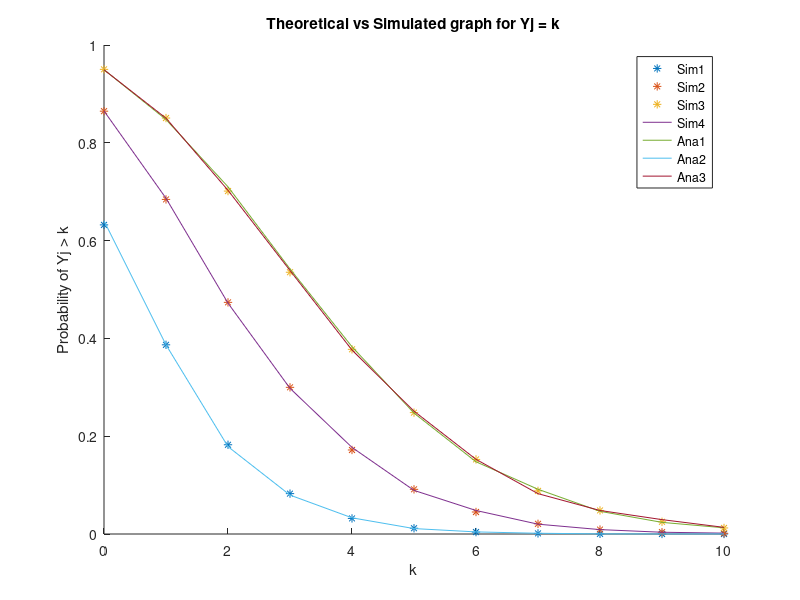

Reproduce this figure in MATLAB.
% Given Conditions
% lambda = [2, 3, 1, 3];         % Poisson intensities for each quarter
% p1 = 2/3;                      % Probability to claim 100,000
% p2 = 1/3;                      % Probability to claim $200,000
% N = 1000000;                   % Number of simulations
% 
% for i = 1:size(lambda)
% 
%     Nj = poissrnd(lambda(i),[N 4]);
% 
%     X = rand(size(Nj));
%     X(Nj==0) = 0;
%     X(Nj~=0 & X <= p1) = 1;
%     X(Nj~=0 & X > p1 & X <= (p1+p2)) = 2;
%     X(Nj~=0 & X > (p1+p2)) = 0;
% 
%     % aggregate of claims
%     Yj = sum(X, 2);
% 
%     % Probabilities of Yj = k
%     k_values = 0:10;  %k = 0, 1, ..., 10
%     P_Yj_k = zeros(size(k_values));
%     for j = 1:length(k_values)
%         count = sum(Yj == k_values(j));
%         P_Yj_k(j) = count/N;
%     end 
% end
p=1/3;
hold on
for k=0:10
    for lambda = 1:3
        prob_theory(k+1,lambda) = p^k*(1-p)^(-k)*exp(-lambda);
        sum = 0;
        for n=ceil(k/2):k
            sum = sum + (p^(-n)*(lambda*(1-p)^2)^n)/(factorial(k-n)*factorial(2*n-k));
        end
        if k==0
            continue
        end
        prob_theory(k+1,lambda) = prob_theory(k,lambda)+prob_theory(k+1,lambda)*sum;
    end
end
prob_theory = 1 - prob_theory;
plot(0:10,prob_theory,"*")

clear
clc
t=10;
N=10^4;
for lambda=[2,3,1,3]  
    time_dep=zeros(t,1);
    for claim_amt=0:t
        
        claims=zeros(1,N);
        
        for i=1:N
            n=poissrnd(lambda);
            if n>=0                 
                claim_var=zeros(1,n);
                for j=1:n
                    U=rand();
                    if U<= 2/3
                        claim_var(j)=1;
                    else
                        claim_var(j)=2;
                    end
                end
            end
            if sum(claim_var) > claim_amt
                claims(i)=1;
            else
                claims(i)=0;
            end
        end
        l_hat=mean(claims);
        relErr_hat=std(claims)/(l_hat*sqrt(N));
        time_dep(claim_amt+1)=l_hat;
    end
    plot((0:10),time_dep)
    hold on
end
title("Theoretical vs Simulated graph for Yj = k")
xlabel('k')
ylabel('Probability of Yj > k')
legend("Sim1","Sim2","Sim3","Sim4", "Ana1","Ana2","Ana3","Ana4")
hold off







